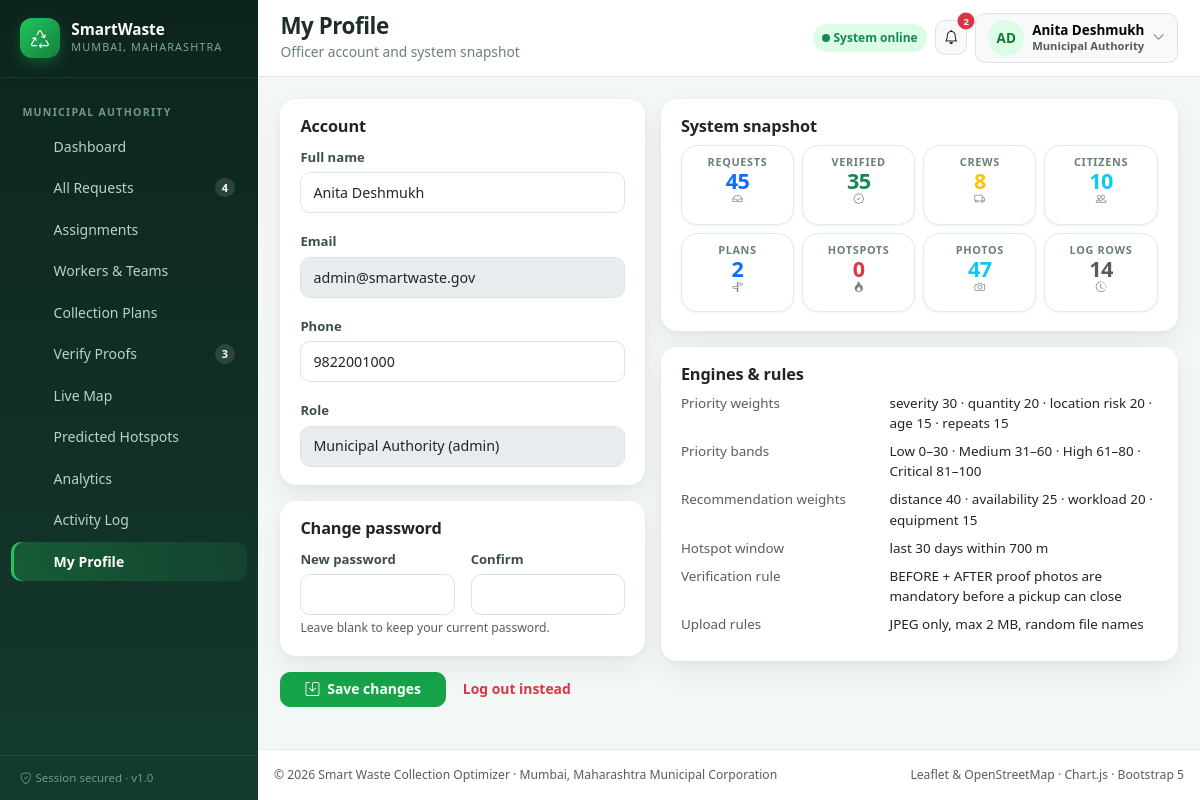
Screenshot of /admin/profile.php (signed in) with the database file from the repository.
### tables this page shows
CREATE TABLE `users` (
  `id`            INT UNSIGNED NOT NULL AUTO_INCREMENT,
  `full_name`     VARCHAR(120)  NOT NULL,
  `email`         VARCHAR(150)  NOT NULL,
  `password_hash` VARCHAR(255)  NOT NULL,           
  `phone`         VARCHAR(20)   DEFAULT NULL,
  `role`          ENUM('citizen','admin','worker') NOT NULL DEFAULT 'citizen',
  `status`        ENUM('active','inactive') NOT NULL DEFAULT 'active',
  `avatar`        VARCHAR(255)  DEFAULT NULL,
  `last_login_at` DATETIME      DEFAULT NULL,
  `password_reset_token`   VARCHAR(255) DEFAULT NULL,  
  `password_reset_expires` DATETIME     DEFAULT NULL,  
  `created_at`    TIMESTAMP     NOT NULL DEFAULT CURRENT_TIMESTAMP,
  `updated_at`    TIMESTAMP     NOT NULL DEFAULT CURRENT_TIMESTAMP ON UPDATE CURRENT_TIMESTAMP,
  PRIMARY KEY (`id`),
  UNIQUE KEY `uq_users_email` (`email`),
  KEY `idx_users_role` (`role`)
);

### includes/functions.php (called while the page is built, shortened)
<?php
require_once __DIR__ . '/../config/database.php';
function e($value): string
{
    return htmlspecialchars((string) $value, ENT_QUOTES, 'UTF-8');
}

### includes/auth.php (called while the page is built, shortened)
<?php
require_once __DIR__ . '/functions.php';
function current_user_id(): ?int
{
    return isset($_SESSION['user_id']) ? (int) $_SESSION['user_id'] : null;
}
function current_role(): ?string
{
    return $_SESSION['role'] ?? null;
}
function current_user(): ?array
{
    static $cache = null;
    static $cachedId = -1;
    $id = current_user_id();
    if ($cache !== null && $cachedId === $id) {
        return $cache;
    }
    $cache = db_row('SELECT * FROM users WHERE id = ? AND status = "active"', [$id]);
    $cachedId = $id;
    return $cache;
}

### config/database.php (called while the page is built, shortened)
<?php
function db(): PDO
{
    static $pdo = null;
    if ($pdo instanceof PDO) {
        return $pdo;
    }
    $dsn = sprintf(
        'mysql:host=%s;port=%s;dbname=%s;charset=%s',
        DB_HOST,
        DB_PORT,
        DB_NAME,
        DB_CHARSET
    );
    $options = [
        PDO::ATTR_ERRMODE            => PDO::ERRMODE_EXCEPTION,
        PDO::ATTR_DEFAULT_FETCH_MODE => PDO::FETCH_ASSOC,
        PDO::ATTR_EMULATE_PREPARES   => false,
        PDO::ATTR_STRINGIFY_FETCHES  => false,
    ];
    try {
        $pdo = new PDO($dsn, DB_USER, DB_PASS, $options);
    } catch (PDOException $e) {
        http_response_code(500);
        if (APP_DEBUG) {
            exit('Database connection failed: ' . $e->getMessage());
        }
        error_log('DB connection failed: ' . $e->getMessage());
        exit('Database connection failed. Please check config/database.php.');
    }
    return $pdo;
}
function db_query(string $sql, array $params = []): PDOStatement
{
    $stmt = db()->prepare($sql);
    $stmt->execute($params);
    return $stmt;
}
function db_row(string $sql, array $params = []): ?array
{
    $row = db_query($sql, $params)->fetch();
    return $row === false ? null : $row;
}
function db_value(string $sql, array $params = [], $default = null)
{
    $val = db_query($sql, $params)->fetchColumn();
    return $val === false ? $default : $val;
}

### admin/profile.php (the view, shortened to what this page needs)
<?php
require_once __DIR__ . '/../includes/auth.php';
$user = current_user();
$stats = [
    'requests'  => (int) db_value('SELECT COUNT(*) FROM waste_requests', [], 0),
    'verified'  => (int) db_value('SELECT COUNT(*) FROM waste_requests WHERE status = "verified"', [], 0),
    'workers'   => (int) db_value('SELECT COUNT(*) FROM workers WHERE status <> "removed"', [], 0),
    'citizens'  => (int) db_value('SELECT COUNT(*) FROM citizens', [], 0),
    'plans'     => (int) db_value('SELECT COUNT(*) FROM collection_plans', [], 0),
    'hotspots'  => (int) db_value('SELECT COUNT(*) FROM hotspots', [], 0),
    'images'    => (int) db_value('SELECT COUNT(*) FROM request_images', [], 0),
    'logs'      => (int) db_value('SELECT COUNT(*) FROM activity_logs', [], 0),
];
$pageTitle    = 'My Profile';
$pageSubtitle = 'Officer account and system snapshot';
$activeNav    = 'profile';
require __DIR__ . '/../includes/header.php';
?>
<div class="row g-3">
  <div class="col-lg-5">
    <form method="post">
      <div class="card card-soft mb-3">
        <div class="card-body">
          <h5 class="section-title">Account</h5>
          <div class="row g-3">
            <div class="col-12">
              <label class="form-label fw-600">Full name</label>
              <input type="text" name="full_name" class="form-control" required value="<?= e($user['full_name']) ?>">
            </div>
            <div class="col-12">
              <label class="form-label fw-600">Email</label>
              <input type="email" class="form-control" value="<?= e($user['email']) ?>" disabled>
            </div>
            <div class="col-12">
              <label class="form-label fw-600">Phone</label>
              <input type="tel" name="phone" class="form-control" value="<?= e($user['phone'] ?? '') ?>">
            </div>
            <div class="col-12">
              <label class="form-label fw-600">Role</label>
              <input type="text" class="form-control mono" value="Municipal Authority (admin)" disabled>
            </div>
          </div>
        </div>
      </div>
      <div class="card card-soft mb-3">
        <div class="card-body">
          <h5 class="section-title">Change password</h5>
          <div class="row g-3">
            <div class="col-md-6">
              <label class="form-label fw-600">New password</label>
              <input type="password" name="new_password" class="form-control" minlength="6" autocomplete="new-password">
            </div>
            <div class="col-md-6">
              <label class="form-label fw-600">Confirm</label>
              <input type="password" name="confirm_password" class="form-control" minlength="6" autocomplete="new-password">
            </div>
          </div>
          <p class="form-text mb-0">Leave blank to keep your current password.</p>
        </div>
      </div>
      <button class="btn btn-success px-4"><i class="bi bi-save me-2"></i>Save changes</button>
      <a href="<?= e(APP_URL) ?>/logout.php" class="btn btn-link text-danger text-decoration-none">
        Log out instead
      </a>
    </form>
  </div>
  <div class="col-lg-7">
    <div class="card card-soft mb-3">
      <div class="card-body">
        <h5 class="section-title">System snapshot</h5>
        <div class="row text-center g-2">
          <?php foreach ([
              ['Requests', $stats['requests'], 'bi-inbox', 'text-primary'],
              ['Verified', $stats['verified'], 'bi-patch-check', 'text-success'],
              ['Crews', $stats['workers'], 'bi-truck', 'text-warning'],
              ['Citizens', $stats['citizens'], 'bi-people', 'text-info'],
              ['Plans', $stats['plans'], 'bi-signpost-split', 'text-primary'],
              ['Hotspots', $stats['hotspots'], 'bi-fire', 'text-danger'],
              ['Photos', $stats['images'], 'bi-camera', 'text-info'],
              ['Log rows', $stats['logs'], 'bi-clock-history', 'text-muted'],
          ] as [$label, $value, $icon, $color]): ?>
            <div class="col-6 col-md-3">
              <div class="kpi p-2 mb-2">
                <div class="kpi-label" style="font-size:.68rem"><?= e($label) ?></div>
                <div class="kpi-value <?= $color ?>" style="font-size:1.35rem"><?= (int) $value ?></div>
                <div class="kpi-foot" style="font-size:.66rem"><i class="bi <?= e($icon) ?>"></i></div>
              </div>
            </div>
          <?php endforeach; ?>
        </div>
      </div>
    </div>
    <div class="card card-soft">
      <div class="card-body">
        <h5 class="section-title">Engines &amp; rules</h5>
        <dl class="row mb-0" style="font-size:.84rem">
          <dt class="col-sm-5 text-muted fw-normal">Priority weights</dt>
          <dd class="col-sm-7">severity 30 · quantity 20 · location risk 20 · age 15 · repeats 15</dd>
          <dt class="col-sm-5 text-muted fw-normal">Priority bands</dt>
          <dd class="col-sm-7">Low 0–30 · Medium 31–60 · High 61–80 · Critical 81–100</dd>
          <dt class="col-sm-5 text-muted fw-normal">Recommendation weights</dt>
          <dd class="col-sm-7">distance 40 · availability 25 · workload 20 · equipment 15</dd>
          <dt class="col-sm-5 text-muted fw-normal">Hotspot window</dt>
          <dd class="col-sm-7">last <?= (int) HOTSPOT_WINDOW_DAYS ?> days within <?= (int) HOTSPOT_RADIUS_M ?> m</dd>
          <dt class="col-sm-5 text-muted fw-normal">Verification rule</dt>
          <dd class="col-sm-7">BEFORE + AFTER proof photos are mandatory before a pickup can close</dd>
          <dt class="col-sm-5 text-muted fw-normal">Upload rules</dt>
          <dd class="col-sm-7">JPEG only, max <?= (int) round(MAX_UPLOAD_BYTES / 1048576) ?> MB, random file names</dd>
        </dl>
      </div>
    </div>
  </div>
</div>
<?php require __DIR__ . '/../includes/footer.php';

### includes/header.php (shortened to what this page needs)
<?php
require_once __DIR__ . '/auth.php';
$pageTitle    = $pageTitle    ?? APP_NAME;
$pageSubtitle = $pageSubtitle ?? '';
$activeNav    = $activeNav    ?? '';
$bodyClass    = $bodyClass    ?? '';
$user         = current_user();
$role         = current_role();
$unread = 0;
if ($user) {
    $unread = (int) db_value('SELECT COUNT(*) FROM notifications WHERE user_id = ? AND is_read = 0', [$user['id']], 0);
}
function nav_items(string $role): array
{
    if ($role === 'admin') {
        return [
            'overview' => ['bi-speedometer2', 'Dashboard',       '/admin/dashboard.php'],
            'requests' => ['bi-inbox',      'All Requests',    '/admin/requests.php'],
            'assign'   => ['bi-person-gear', 'Assignments',    '/admin/assignments.php'],
            'workers'  => ['bi-people',     'Workers & Teams', '/admin/workers.php'],
            'plans'    => ['bi-signpost-split', 'Collection Plans', '/admin/collection-plans.php'],
            'verify'   => ['bi-patch-check', 'Verify Proofs',  '/admin/verify.php'],
            'map'      => ['bi-map',        'Live Map',        '/admin/map.php'],
            'hotspots' => ['bi-fire',        'Predicted Hotspots', '/admin/hotspots.php'],
            'analytics'=> ['bi-bar-chart-line', 'Analytics',  '/admin/analytics.php'],
            'activity' => ['bi-clock-history', 'Activity Log', '/admin/activity.php'],
            'profile'  => ['bi-person-circle', 'My Profile', '/admin/profile.php'],
        ];
    }
    return [
        'home'    => ['bi-house-door',   'Dashboard',    '/citizen/dashboard.php'],
        'report'  => ['bi-megaphone',    'Report Waste', '/citizen/report.php'],
        'reqs'    => ['bi-list-ul',      'My Requests',  '/citizen/requests.php'],
        'track'   => ['bi-geo-alt',      'Track on Map', '/citizen/track.php'],
        'profile' => ['bi-person-circle','My Profile',   '/citizen/profile.php'],
    ];
}
$NAV = nav_items($role ?? 'citizen');
function nav_badge(string $key): ?int
{
    if ($key === 'requests' && current_role() === 'admin') {
        return (int) db_value('SELECT COUNT(*) FROM waste_requests WHERE status IN ("pending","prioritized")', [], 0);
    }
    if ($key === 'verify' && current_role() === 'admin') {
        return (int) db_value('SELECT COUNT(*) FROM waste_requests WHERE status = "collected"', [], 0);
    }
    return null;
}
$roleLabel = ['admin' => 'Municipal Authority', 'worker' => 'Collection Team', 'citizen' => 'Citizen'][$role ?? 'citizen'] ?? 'Guest';
$initials = function_exists('mb_substr')
    ? mb_strtoupper(mb_substr($user['full_name'] ?? 'G', 0, 1) . mb_substr(explode(' ', $user['full_name'] ?? 'U')[1] ?? '', 0, 1))
    : strtoupper(substr($user['full_name'] ?? 'G', 0, 2));
?>
<!DOCTYPE html>
<html lang="en">
<head>
<link href="https://cdn.jsdelivr.net/npm/bootstrap@5.3.3/dist/css/bootstrap.min.css" rel="stylesheet">
<link href="https://cdn.jsdelivr.net/npm/bootstrap-icons@1.11.3/font/bootstrap-icons.min.css" rel="stylesheet">
<link href="https://unpkg.com/leaflet@1.9.4/dist/leaflet.css" rel="stylesheet">
<link href="<?= APP_URL ?>/assets/css/style.css" rel="stylesheet">
</head>
<body class="<?= e($bodyClass) ?>">
<div class="app-shell">
  <aside class="sidebar" id="appSidebar">
    <div class="sidebar-brand">
      <div class="logo"><i class="bi bi-recycle"></i></div>
      <div>
        <div class="brand-name"><?= e(APP_SHORT) ?></div>
        <div class="brand-sub"><?= e(APP_CITY) ?></div>
      </div>
    </div>
    <nav class="sidebar-nav">
      <div class="nav-label"><?= e($roleLabel) ?></div>
      <?php foreach ($NAV as $key => [$icon, $label, $url]):
        $badge = nav_badge($key); ?>
        <a class="nav-link <?= $activeNav === $key ? 'active' : '' ?>" href="<?= e(APP_URL . $url) ?>">
          <i class="bi bi-<?= e($icon) ?>"></i><span><?= e($label) ?></span>
          <?php if ($badge): ?><span class="count"><?= $badge ?></span><?php endif; ?>
        </a>
      <?php endforeach; ?>
    </nav>
    <div class="sidebar-footer">
      <i class="bi bi-shield-check me-1"></i>Session secured &middot; v1.0
    </div>
  </aside>
  <div class="app-main">
    <header class="topbar">
      <div class="flex-grow-1 min-w-0">
        <h1 class="page-title text-truncate"><?= e($pageTitle) ?></h1>
        <?php if ($pageSubtitle): ?>
          <p class="page-sub text-truncate"><?= e($pageSubtitle) ?></p>
        <?php endif; ?>
      </div>
      <div class="d-flex align-items-center gap-2">
        <span class="d-none d-md-inline pill bg-success-subtle text-success">
          <span class="status-dot bg-success"></span> System online
        </span>
        <div class="dropdown">
          <button class="btn btn-light border position-relative px-2" data-bs-toggle="dropdown" aria-label="Notifications">
            <i class="bi bi-bell"></i>
            <?php if ($unread > 0): ?>
              <span class="position-absolute top-0 start-100 translate-middle badge rounded-pill bg-danger" style="font-size:.6rem">
                <?= $unread > 9 ? '9+' : $unread ?>
              </span>
            <?php endif; ?>
          </button>
        </div>
        <div class="dropdown">
          <button class="btn btn-light border d-flex align-items-center gap-2" data-bs-toggle="dropdown">
            <span class="avatar-circle"><?= e($initials) ?></span>
            <span class="d-none d-sm-inline text-start lh-sm">
              <span class="d-block fw-600" style="font-size:.84rem"><?= e($user['full_name'] ?? 'Guest') ?></span>
              <span class="d-block text-muted" style="font-size:.7rem"><?= e($roleLabel) ?></span>
            </span>
            <i class="bi bi-chevron-down small text-muted"></i>
          </button>
        </div>
      </div>
    </header>
    <main class="content">

### rows the page displays
users: full_name "AD", full_name "Anita Deshmukh", email "admin@smartwaste.gov", phone "9822001000"

### other values shown
APP_SHORT "SmartWaste"
APP_CITY "MUMBAI, MAHARASHTRA"
$roleLabel "MUNICIPAL AUTHORITY"
$label "Dashboard"
$label "All Requests"
$badge "4"
$label "Assignments"
$label "Workers & Teams"
$label "Collection Plans"
$label "Verify Proofs"
$badge "3"
$label "Live Map"
$label "Predicted Hotspots"
$label "Analytics"
$label "Activity Log"
